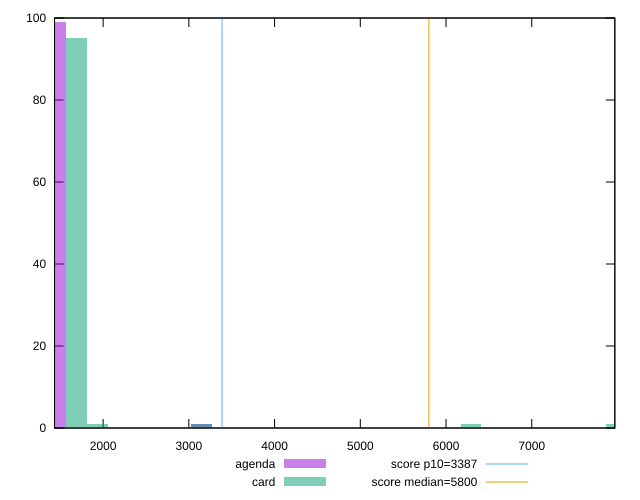

Write the gnuplot code that produced this figure.
reset

$agenda <<EOF
3144.981689447051 1
1451.5300105140234 99
EOF

$card <<EOF
1693.4516789330273 95
7983.415057827129 1
3144.981689447051 1
1935.3733473520313 1
6289.963378894102 1
EOF

set key outside below
set boxwidth 241.9216684190039
set xrange [1433.139:7968.9386994579345]
set yrange [0:100]
set trange [0:100]
set style fill transparent solid 0.5 noborder

set parametric
set terminal svg size 640, 500 enhanced background rgb 'white'
set output "reports/report_00030_2021-02-24T20-42-31.540Z/speed-index/comparison/histogram/1_vs_2.svg"

plot $agenda title "agenda" with boxes, \
     $card title "card" with boxes, \
     3387,t title "score p10=3387", \
     5800,t title "score median=5800"

reset
